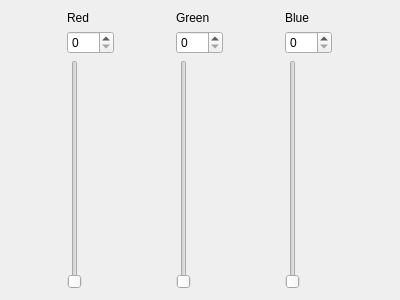
<?xml version="1.0" encoding="UTF-8"?>
<ui version="4.0">
 <class>Form</class>
 <widget class="QWidget" name="Form">
  <property name="geometry">
   <rect>
    <x>0</x>
    <y>0</y>
    <width>400</width>
    <height>300</height>
   </rect>
  </property>
  <property name="windowTitle">
   <string>Form</string>
  </property>
  <layout class="QHBoxLayout" name="horizontalLayout">
   <item>
    <layout class="QGridLayout" name="gridLayout">
     <item row="2" column="0">
      <widget class="QSlider" name="verticalSlider">
       <property name="maximum">
        <number>255</number>
       </property>
       <property name="orientation">
        <enum>Qt::Vertical</enum>
       </property>
      </widget>
     </item>
     <item row="0" column="0">
      <widget class="QLabel" name="label">
       <property name="text">
        <string>Red</string>
       </property>
      </widget>
     </item>
     <item row="1" column="0">
      <widget class="QSpinBox" name="spinBox">
       <property name="maximum">
        <number>255</number>
       </property>
      </widget>
     </item>
    </layout>
   </item>
   <item>
    <layout class="QGridLayout" name="gridLayout_2">
     <item row="0" column="0">
      <widget class="QLabel" name="label_2">
       <property name="text">
        <string>Green</string>
       </property>
      </widget>
     </item>
     <item row="1" column="0">
      <widget class="QSpinBox" name="spinBox_2">
       <property name="maximum">
        <number>255</number>
       </property>
      </widget>
     </item>
     <item row="2" column="0">
      <widget class="QSlider" name="verticalSlider_2">
       <property name="maximum">
        <number>255</number>
       </property>
       <property name="orientation">
        <enum>Qt::Vertical</enum>
       </property>
      </widget>
     </item>
    </layout>
   </item>
   <item>
    <layout class="QGridLayout" name="gridLayout_3">
     <item row="0" column="0">
      <widget class="QLabel" name="label_3">
       <property name="text">
        <string>Blue</string>
       </property>
      </widget>
     </item>
     <item row="1" column="0">
      <widget class="QSpinBox" name="spinBox_3">
       <property name="maximum">
        <number>255</number>
       </property>
      </widget>
     </item>
     <item row="2" column="0">
      <widget class="QSlider" name="verticalSlider_3">
       <property name="maximum">
        <number>255</number>
       </property>
       <property name="orientation">
        <enum>Qt::Vertical</enum>
       </property>
      </widget>
     </item>
    </layout>
   </item>
  </layout>
 </widget>
 <resources/>
 <connections>
  <connection>
   <sender>verticalSlider</sender>
   <signal>valueChanged(int)</signal>
   <receiver>spinBox</receiver>
   <slot>setValue(int)</slot>
   <hints>
    <hint type="sourcelabel">
     <x>55</x>
     <y>283</y>
    </hint>
    <hint type="destinationlabel">
     <x>76</x>
     <y>56</y>
    </hint>
   </hints>
  </connection>
  <connection>
   <sender>verticalSlider_2</sender>
   <signal>valueChanged(int)</signal>
   <receiver>spinBox_2</receiver>
   <slot>setValue(int)</slot>
   <hints>
    <hint type="sourcelabel">
     <x>188</x>
     <y>282</y>
    </hint>
    <hint type="destinationlabel">
     <x>210</x>
     <y>52</y>
    </hint>
   </hints>
  </connection>
  <connection>
   <sender>verticalSlider_3</sender>
   <signal>valueChanged(int)</signal>
   <receiver>spinBox_3</receiver>
   <slot>setValue(int)</slot>
   <hints>
    <hint type="sourcelabel">
     <x>311</x>
     <y>285</y>
    </hint>
    <hint type="destinationlabel">
     <x>343</x>
     <y>50</y>
    </hint>
   </hints>
  </connection>
 </connections>
</ui>
